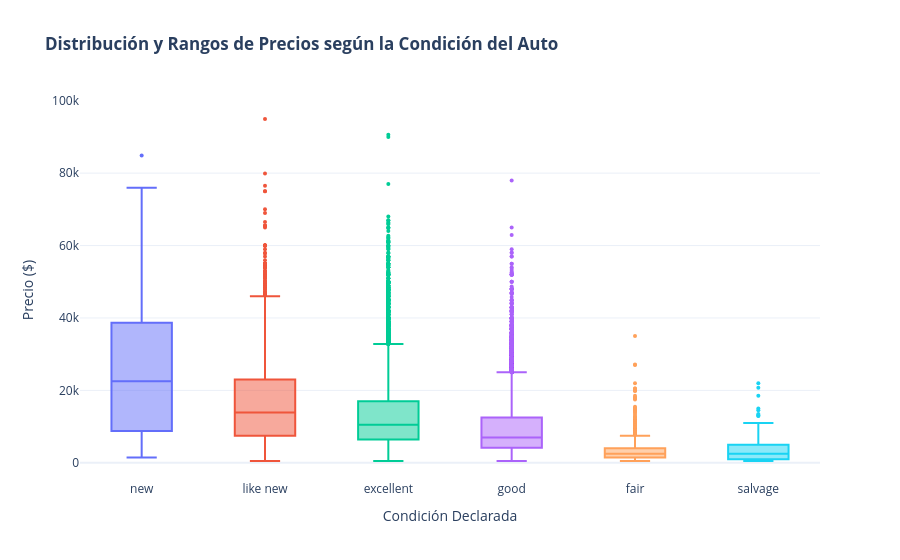

Notebook code for this chart:
### Code cell
fig_box = go.Figure()

# Definimos un orden lógico de desgaste para el eje X
condiciones_ordenadas = ['new', 'like new', 'excellent', 'good', 'fair', 'salvage']

for condicion in condiciones_ordenadas:
    # Filtramos el dataset para obtener solo los autos de la condición actual
    df_cond = car_data_clean[car_data_clean['condition'] == condicion]
    
    fig_box.add_trace(go.Box(
        y=df_cond['price'],
        name=condicion,
        boxpoints='outliers',  # Muestra los puntos atípicos fuera del cuerpo de la caja
        marker=dict(size=4)
    ))

fig_box.update_layout(
    title='<b>Distribución y Rangos de Precios según la Condición del Auto</b>',
    xaxis_title='Condición Declarada',
    yaxis_title='Precio ($)',
    template='plotly_white',
    showlegend=False  # Ocultamos la leyenda ya que el eje X tiene los nombres claros
)

fig_box.show()

### Figure 1 — Plotly figure (JSON) as saved in the notebook; plotly's stock layout.template omitted (floating-point values rounded to 4 significant figures; data arrays with more than 128 entries replaced by an {"elided": "..."} marker saying what was removed)
{"data": [{"boxpoints": "outliers", "marker": {"size": 4}, "name": "new", "type": "box", "y": {"elided": "131 int values"}}, {"boxpoints": "outliers", "marker": {"size": 4}, "name": "like new", "type": "box", "y": {"elided": "4116 int values"}}, {"boxpoints": "outliers", "marker": {"size": 4}, "name": "excellent", "type": "box", "y": {"elided": "20251 int values"}}, {"boxpoints": "outliers", "marker": {"size": 4}, "name": "good", "type": "box", "y": {"elided": "16180 int values"}}, {"boxpoints": "outliers", "marker": {"size": 4}, "name": "fair", "type": "box", "y": {"elided": "1536 int values"}}, {"boxpoints": "outliers", "marker": {"size": 4}, "name": "salvage", "type": "box", "y": [600, 1000, 5500, 999, 850, 5000, 8000, 2500, 1800, 1000, 1500, 1800, 8000, 580, 2700, 11000, 800, 800, 3800, 4100, 12900, 18500, 13500, 5500, 900, 850, 4500, 3750, 22000, 800, 1700, 9450, 2000, 1500, 5000, 4000, 800, 13000, 800, 15000, 2950, 1500, 3500, 800, 10700, 9975, 1400, 3500, 800, 20750, 8750, 13200, 6750, 2950, 2495, 2400, 2700, 2500, 800, 1200, 1200, 1000, 4500, 500, 4700, 1000, 3500, 5200, 8725, 750, 5000, 1700, 3000, 3000, 6000, 2500, 700, 5990, 500, 2500, 2250, 650, 700, 1000, 1900, 600, 7000, 1000, 1500, 7000, 4800, 500, 2000, 700, 3000, 5000, 7000, 9900, 1500, 5000, 14500, 500, 1500, 1000, 850, 500, 3500, 5000, 2900, 2700]}], "layout": {"showlegend": false, "title": {"text": "<b>Distribución y Rangos de Precios según la Condición del Auto</b>"}, "xaxis": {"title": {"text": "Condición Declarada"}}, "yaxis": {"title": {"text": "Precio ($)"}}}}
